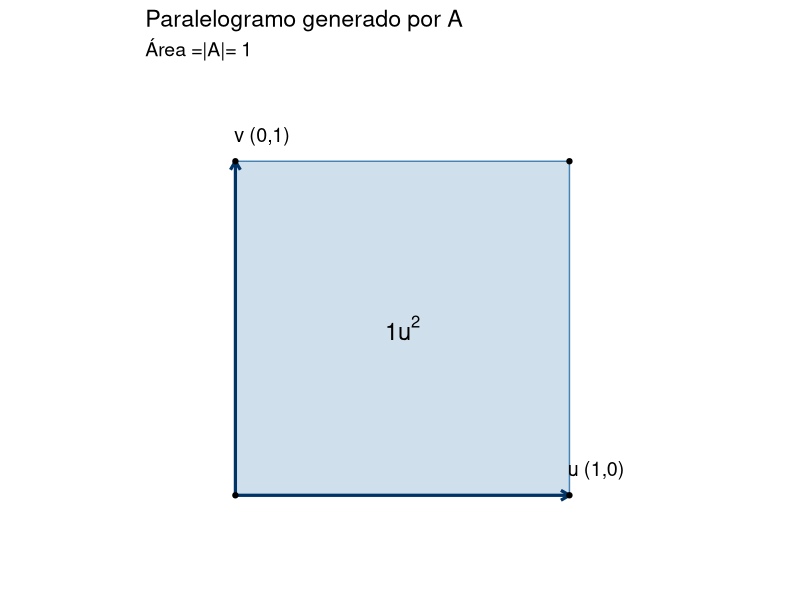
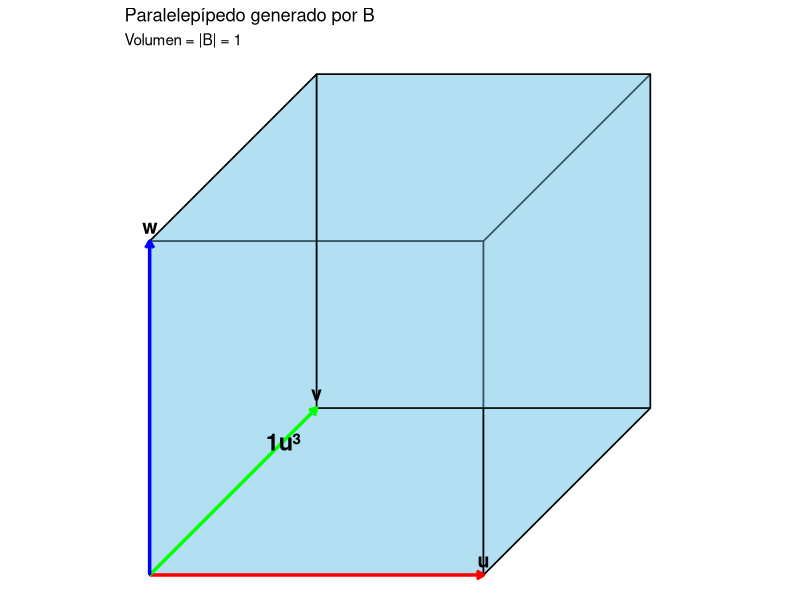

R code for these plots, in order:
## ---- chunk 1
library(ggplot2)

v1 <- c(1, 0) 
v2 <- c(0, 1) 

poly <- data.frame(
  x = c(0, v1[1], v1[1] + v2[1], v2[1]),
  y = c(0, v1[2], v1[2] + v2[2], v2[2]),
  id = 1
)

vecs <- data.frame(
  x = c(0, 0),
  y = c(0, 0),
  xend = c(v1[1], v2[1]),
  yend = c(v1[2], v2[2]),
  label = c("u (1,0)", "v (0,1)")
)


ggplot() +
  geom_polygon(data = poly, aes(x = x, y = y, group = id),
               fill = "steelblue", alpha = 0.25, color = "steelblue") +

  geom_segment(data = vecs, aes(x = x, y = y, xend = xend, yend = yend),
               arrow = arrow(length = unit(0.25, "cm")),
               size = 1.1, color = "#003366") +

  geom_text(data = vecs, aes(x = xend, y = yend, label = label),
            nudge_x = 0.08, nudge_y = 0.08, size = 5) +

  annotate("text", x = 0.5, y = 0.5, label = expression(1 * u^2),
           size = 6, color = "black") +

  geom_point(data = poly, aes(x = x, y = y), size = 1.5) +

  coord_equal(xlim = c(-0.2, 1.2), ylim = c(-0.2, 1.2)) +
  theme_minimal(base_size = 14) +

  theme(
    axis.title = element_blank(),
    axis.text = element_blank(),
    axis.ticks = element_blank(),
    panel.grid = element_blank()
  ) +
  labs(
    title = "Paralelogramo generado por A",
    subtitle = bquote("Área =|A|= 1")
  )
## ---- chunk 2
library(ggplot2)
library(dplyr)

vertices <- data.frame(
  x = c(0, 1, 1, 0, 0, 1, 1, 0),
  y = c(0, 0, 1, 1, 0, 0, 1, 1),
  z = c(0, 0, 0, 0, 1, 1, 1, 1)
)

vertices <- vertices %>%
  mutate(
    X = x + 0.5 * y,   
    Y = z + 0.5 * y    
  )

caras <- list(
  c(1,2,3,4), 
  c(5,6,7,8), 
  c(1,2,6,5), 
  c(2,3,7,6), 
  c(3,4,8,7), 
  c(4,1,5,8)
  )

df_caras <- do.call(rbind, lapply(seq_along(caras), function(i) {
  v <- vertices[caras[[i]], c("X", "Y")]
  data.frame(v, id = i)
}))

vectores <- data.frame(
  xend = c(1, 0.5, 0),
  yend = c(0, 0.5, 1),
  label = c("u", "v", "w")
)

ggplot() +
  
  geom_polygon(data = df_caras, aes(X, Y, group = id),
               fill = "skyblue", color = "black", alpha = 0.4) +
  
  geom_segment(aes(x = 0, y = 0, xend = 1, yend = 0),
               color = "red", size = 1.2, arrow = arrow(length = unit(0.2, "cm"))) +
  geom_segment(aes(x = 0, y = 0, xend = 0.5, yend = 0.5),
               color = "green", size = 1.2, arrow = arrow(length = unit(0.2, "cm"))) +
  geom_segment(aes(x = 0, y = 0, xend = 0, yend = 1),
               color = "blue", size = 1.2, arrow = arrow(length = unit(0.2, "cm"))) +
  
  geom_text(data = vectores, aes(x = xend, y = yend, label = label),
            vjust = -0.5, fontface = "bold", size = 5) +
  
  annotate("text", x = 0.4, y = 0.4, label = "1u³", size = 6, fontface = "bold") +
  
  coord_fixed() +
  theme_void() +
  theme(panel.background = element_rect(fill = "white", color = NA)) +
  labs(
    title = "Paralelepípedo generado por B",
    subtitle = bquote("Volumen = |B| = 1")
  )
